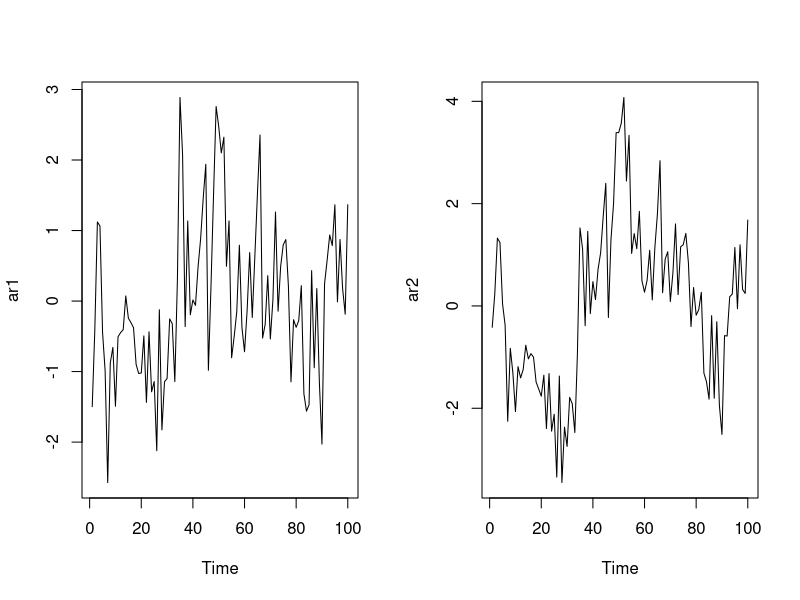
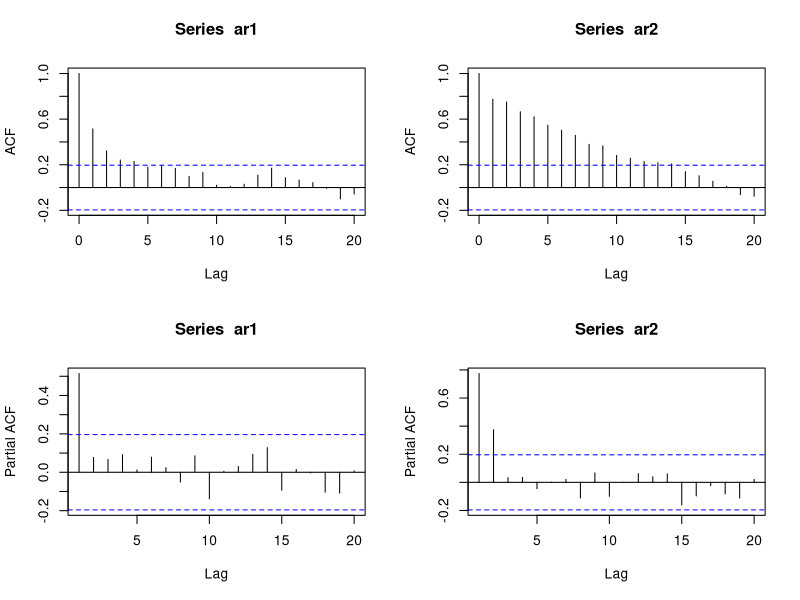
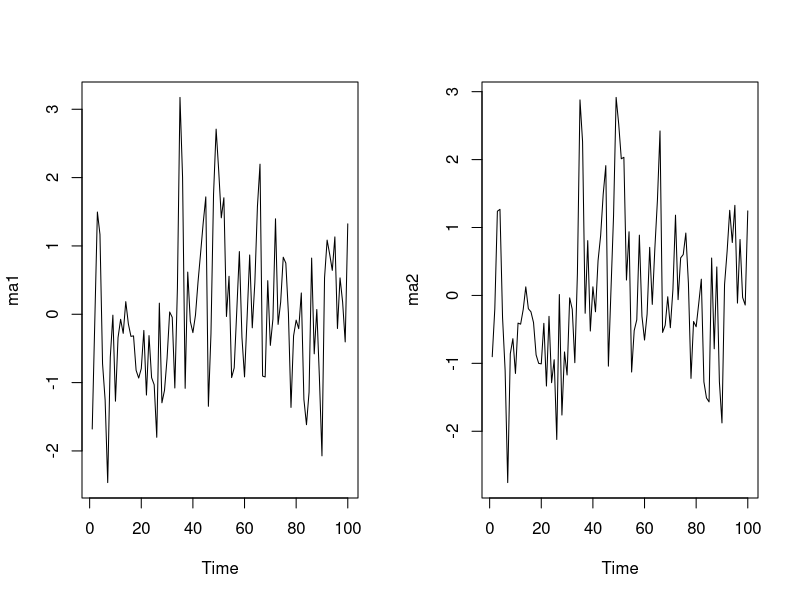
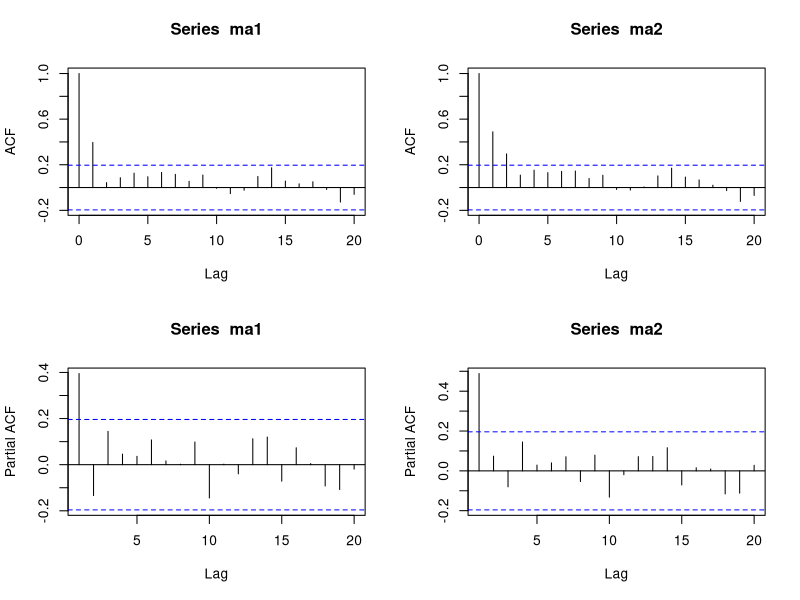

The R script that drew these images, in order:
setwd("/Users/mibiy/Desktop/DavisSpring/442 Advance Stat/Class5")
rm(list=ls(all=TRUE)) 	# clear data
library("forecast")
library("tseries") 		# reqired for adf.test of stationarity

eps = rnorm(100)		# 100 normal random variates

## AR(p) simulation p = 1 and p = 2
## 0.5, 0.3 are coefficients for ar1 and ar2
ar1 = arima.sim(list(ar=c(0.5)), n = 100, innov = eps)
ar2 = arima.sim(list(ar=c(0.5,0.3)), n = 100, innov = eps)

par(mfrow = c(1,2))
ts.plot(ar1)
ts.plot(ar2)


par(mfrow = c(2,2))
acf(ar1)
acf(ar2)
pacf(ar1)
pacf(ar2)



## MA(q) simulation q = 1 and q = 2
ma1 = arima.sim(list(ma=c(0.5)), n = 100, innov = eps)
ma2 = arima.sim(list(ma=c(0.5,0.3)), n = 100, innov = eps)


par(mfrow = c(1,2))
ts.plot(ma1)
ts.plot(ma2)


par(mfrow = c(2,2))
acf(ma1)
acf(ma2)
pacf(ma1)
pacf(ma2)


  